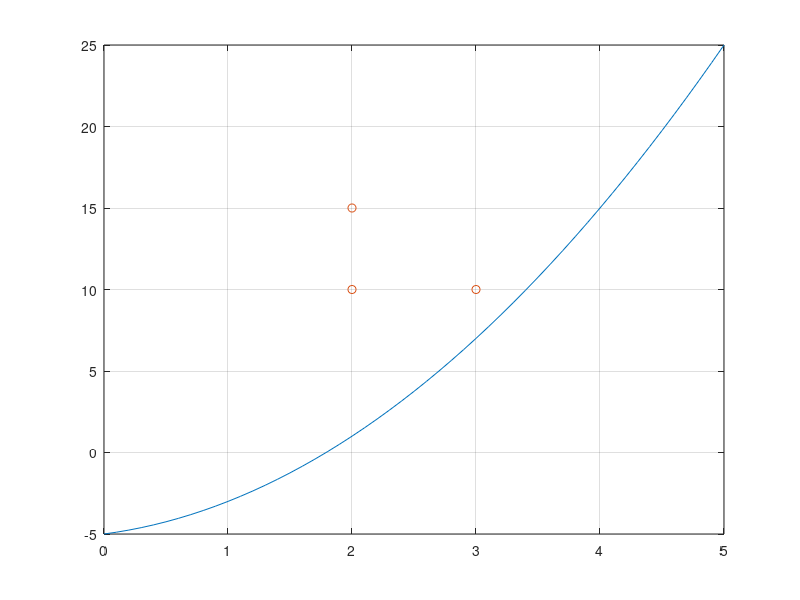

The MATLAB source for this figure: (Note: this script raises an error after producing the figure.)
close all;
clear all;
clc;
%% trayetoria
x=0:0.1:5;
y=x.^2+x-5;
plot (x,y);
grid on;
%% grupo de personas
xx = [2 3 2];
yy = [10 10 15];
hold on;
plot (xx, yy,'o');
%% metricas
% longitud total
longitud = long_total (x,y)
% distancia a la spersonas
distan_group = cercanos_grupo (xx,yy,x,y)
% smooth
smoothy = metrica_smooth(x,y)